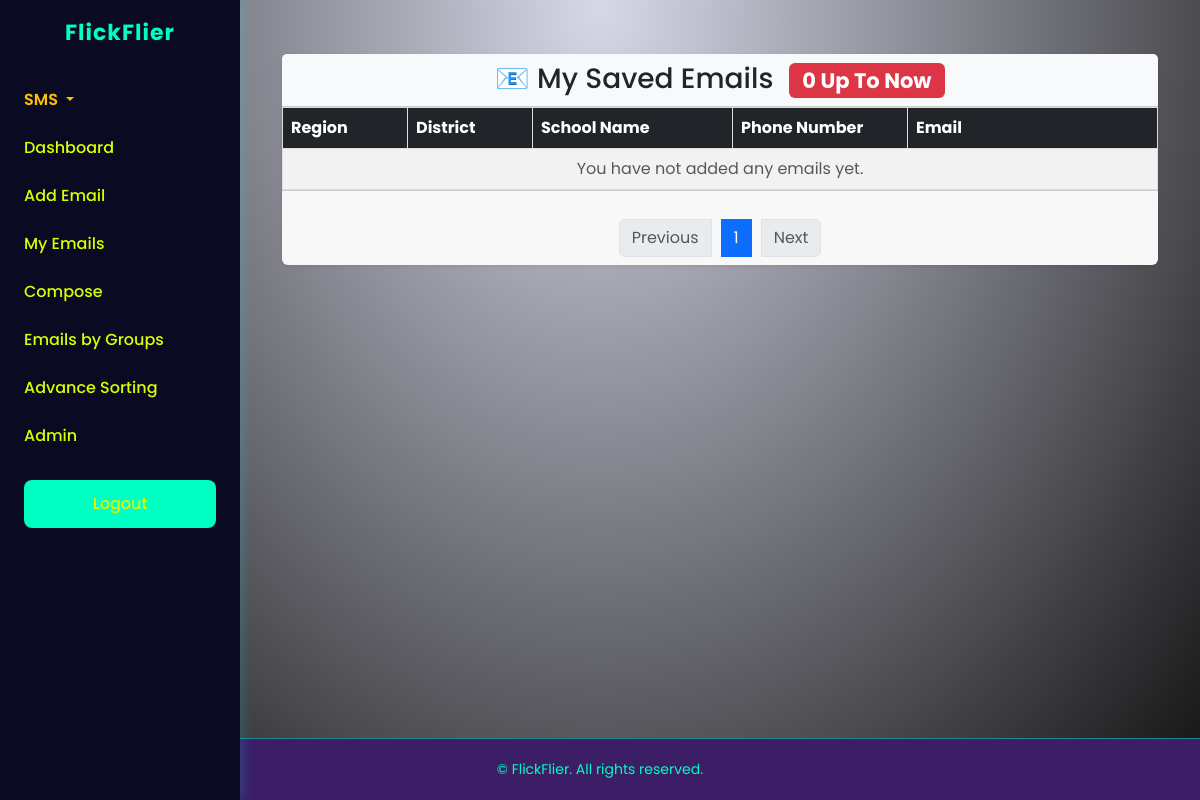
The page /all-emails/ (signed in) on the database as committed earlier.
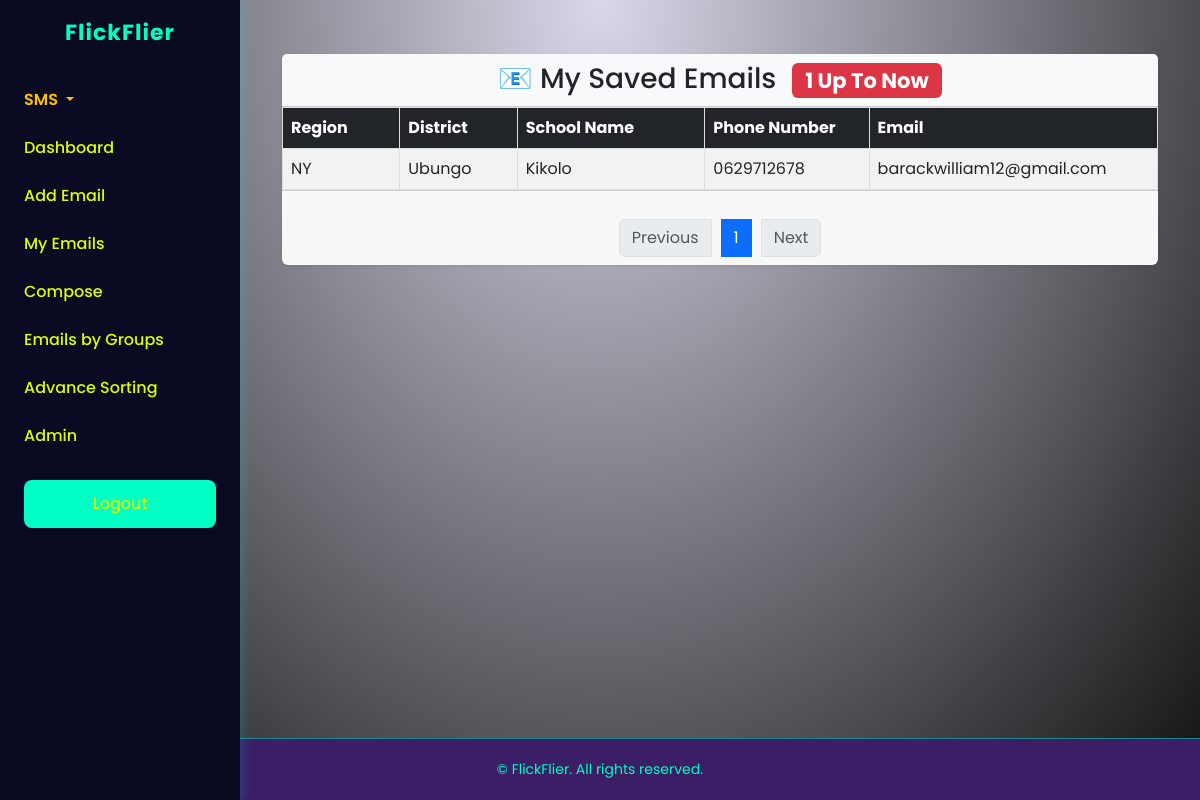
The same page on the database as committed later.
### Email_app/models.py (models this page shows, shortened)
class EmailEntry(models.Model):
    user = models.ForeignKey(User, on_delete=models.CASCADE)
    region = models.CharField(max_length=100)
    district = models.CharField(max_length=100)
    school_name = models.CharField(max_length=200)
    email = models.EmailField(blank=True,null=True)
    phone_number = models.CharField(max_length=20,blank=True,null=True)

### Email_app/views.py (the view)
# urls.py: path('all-emails/', views.all_emails, name='all_emails'),
@login_required
def all_emails(request):
    user_emails = EmailEntry.objects.filter(user=request.user)
    total_user_emails = user_emails.count()
    paginator = Paginator(user_emails, 6)  # Emails 6 kwa kila page
    page_number = request.GET.get('page')
    page_obj = paginator.get_page(page_number)
    return render(request, 'all_emails.html', {
        'page_obj': page_obj,
        'total_user_emails': total_user_emails
    })

### templates/all_emails.html (shortened to what this page needs)
{% extends 'base.html' %}
{% block content %}
<div class="container py-4">
    <div class="card shadow-sm border-0">
        <div class="card-header bg-light text-center">
            <h3 class="mb-0">📧 My Saved Emails
                <span class="badge bg-danger ms-2 text-white">{{ total_user_emails }} Up To Now</span>
            </h3>
        </div>
        <div class="card-body p-0">
            <div class="table-responsive">
                <table class="table table-striped table-hover align-middle mb-0">
                    <thead class="table-dark text-white">
                        <tr>
                            <th style="min-width: 100px;">Region</th>
                            <th style="min-width: 100px;">District</th>
                            <th style="min-width: 160px;">School Name</th>
                            <th style="min-width: 140px; white-space: nowrap;">Phone Number</th>
                            <th style="min-width: 200px; word-break: break-all;">Email</th>
                        </tr>
                    </thead>
                    <tbody>
                        {% for email in page_obj %}
                            <tr>
                                <td>{{ email.region }}</td>
                                <td>{{ email.district }}</td>
                                <td>{{ email.school_name }}</td>
                                <td style="white-space: nowrap;">{{ email.phone_number }}</td>
                                <td style="word-break: break-all;">{{ email.email }}</td>
                            </tr>
                        {% empty %}
                            <tr>
                                <td colspan="6" class="text-center text-muted">You have not added any emails yet.</td>
                            </tr>
                        {% endfor %}
                    </tbody>
                </table>
            </div>
        </div>
        <div class="card-footer text-center">
            <nav>
                <ul class="pagination justify-content-center mb-0">
                    {% if page_obj.has_previous %}
                        <li class="page-item">
                            <a class="page-link" href="?page={{ page_obj.previous_page_number }}">Previous</a>
                        </li>
                    {% else %}
                        <li class="page-item disabled">
                            <span class="page-link">Previous</span>
                        </li>
                    {% endif %}
                    {% for num in page_obj.paginator.page_range %}
                        {% if page_obj.number == num %}
                            <li class="page-item active"><span class="page-link">{{ num }}</span></li>
                        {% elif num > page_obj.number|add:'-3' and num < page_obj.number|add:'3' %}
                            <li class="page-item"><a class="page-link" href="?page={{ num }}">{{ num }}</a></li>
                        {% endif %}
                    {% endfor %}
                    {% if page_obj.has_next %}
                        <li class="page-item">
                            <a class="page-link" href="?page={{ page_obj.next_page_number }}">Next</a>
                        </li>
                    {% else %}
                        <li class="page-item disabled">
                            <span class="page-link">Next</span>
                        </li>
                    {% endif %}
                </ul>
            </nav>
        </div>
    </div>
</div>
{% endblock %}

Rows that differ between the two databases and show on the page:
added EmailEntry: region "NY", district "Ubungo", school_name "Kikolo", phone_number "0629712678", email "barackwilliam12@gmail.com"
Other text that changed with them:
{{ total_user_emails }}: "0" → "1"
text no longer shown: "You have not added any emails yet."
